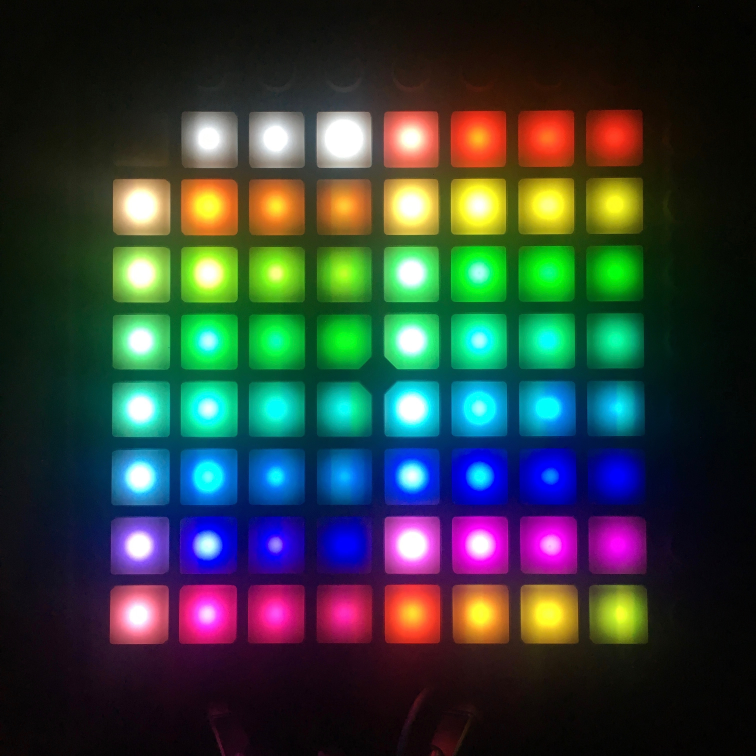
#> input picture misc/001-063.jpg, 3024 x 3024 px (shown at 1/4 size)
$ python create001to127.py
#> lines starting #> are read from the running program, lines starting #| are printed output that depends on the picture
import os
import itertools
import numpy as np
import cv2

os.chdir(os.path.dirname(__file__))

DEBUG = False

def pick_color(filename):
#> called with filename = '001-063.jpg'
    colors = []

    im0 = cv2.imread(filename)
#> im0 is the input picture: shape (3024, 3024, 3); mean B, G, R 59, 63, 51.3
    im0 = cv2.resize(im0, (960, 960))
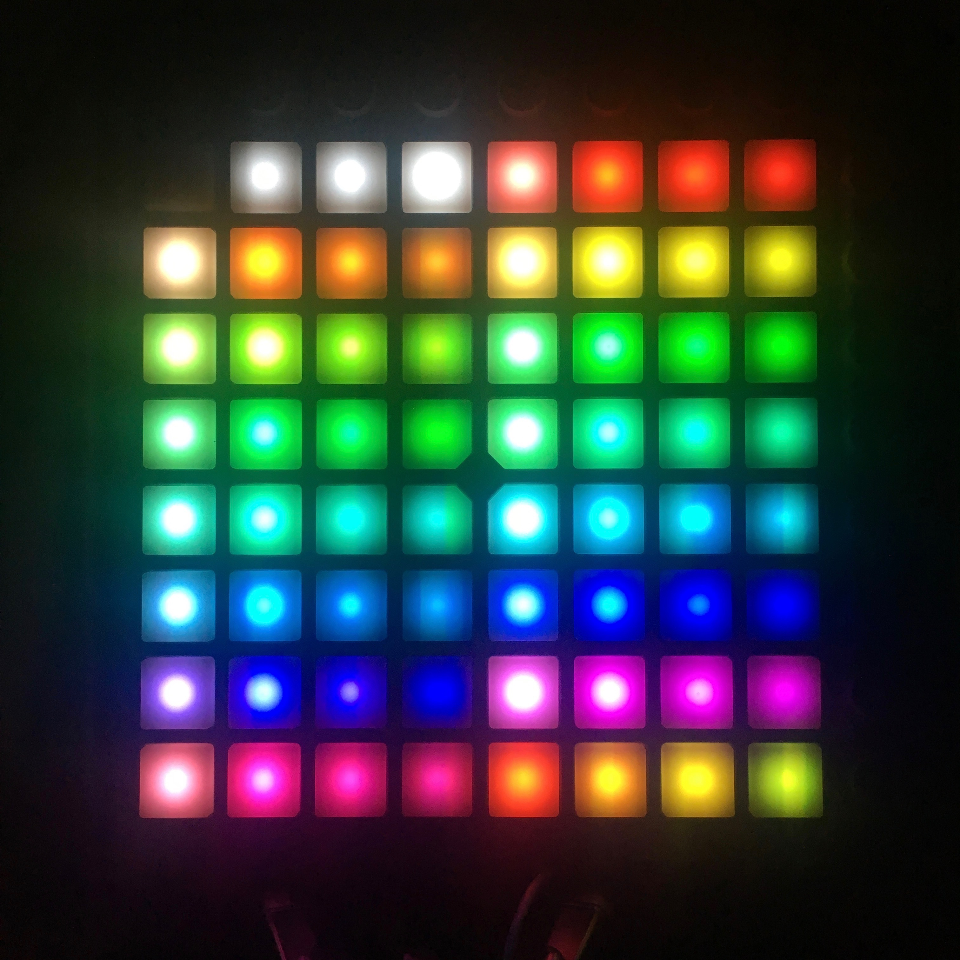
#> im0: shape (960, 960, 3); mean B, G, R 58.9, 62.9, 51.1
    for y, x in itertools.product(range(8), range(8)):
        x1, x2 = [ x * 86 + 146, x * 86 + 210 ]
        y1, y2 = [ y * 86 + 146, y * 86 + 210 ]
        color = cv2.resize(np.array([ [
            cv2.resize(im0[y1+2:y2-2, x1+2:x1+14], (1, 1))[0, 0],
            cv2.resize(im0[y1+2:y2-2, x2-14:x2-2], (1, 1))[0, 0],
            cv2.resize(im0[y1+2:y1+14, x1+2:x2-2], (1, 1))[0, 0],
            cv2.resize(im0[y2-14:y2-2, x1+2:x2-2], (1, 1))[0, 0],
        ] ], np.uint8), (1, 1))[0, 0]

        colors.append("#" + format(sum(int(((x/256)**2)*256) << (i * 8) for i, x in enumerate(color)), '06x'))

        if DEBUG:
            im0[y1+16:y2-16, x1+16:x2-16] = color
            im0[:, x1] = [64, 255, 64]
            im0[:, x2] = [64, 255, 64]
            im0[y1, :] = [64, 255, 64]
            im0[y2, :] = [64, 255, 64]
#> this loop made 64 passes
#> color on passes 1 to 12: [30, 39, 40], [179, 180, 180], [194, 194, 190], [255, 255, 255], [117, 135, 253], [34, 64, 252], [20, 48, 238], [18, 36, 197], [162, 227, 255], [41, 150, 253], [35, 116, 217], [48, 119, 199]
#> after the loop, colors = 64 items, first 6: '#060503', '#7e7e7d', '#8d9393', '#fefefe', '#fa4735', '#f81004'
    if DEBUG:
        cv2.imshow('preview', im0)
        cv2.waitKey(0)

    return colors

print(pick_color('001-063.jpg') + pick_color('064-127.jpg'))
#> call 2 of pick_color, with filename = '064-127.jpg'
#> in pick_color (call 2), `colors = []`: colors = []
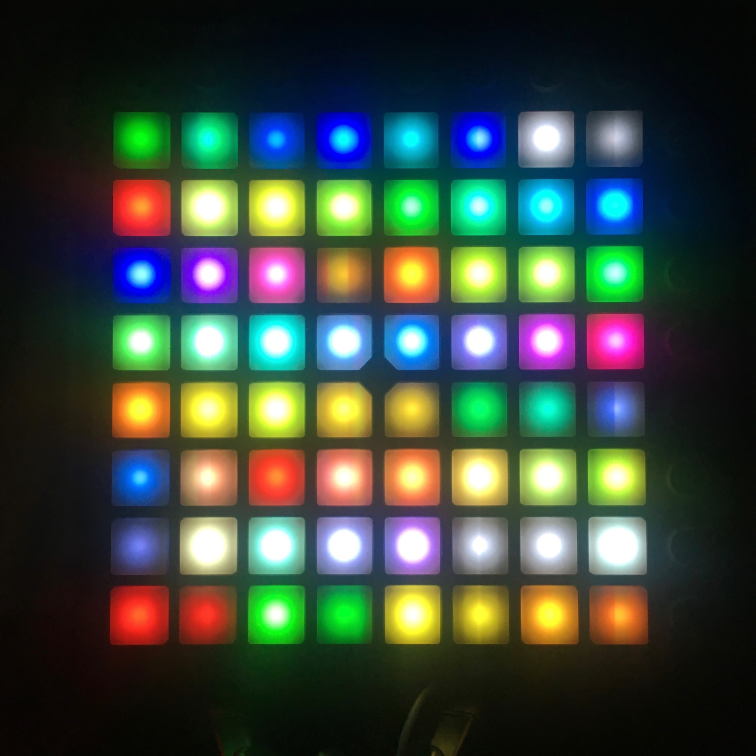
#> input picture misc/064-127.jpg, 3024 x 3024 px (shown at 1/4 size)
#> in pick_color, im0 is the input picture: shape (3024, 3024, 3); mean B, G, R 61.4, 71.1, 58.8
#> in pick_color (call 2), `im0 = cv2.resize(im0, (960, 960))`:
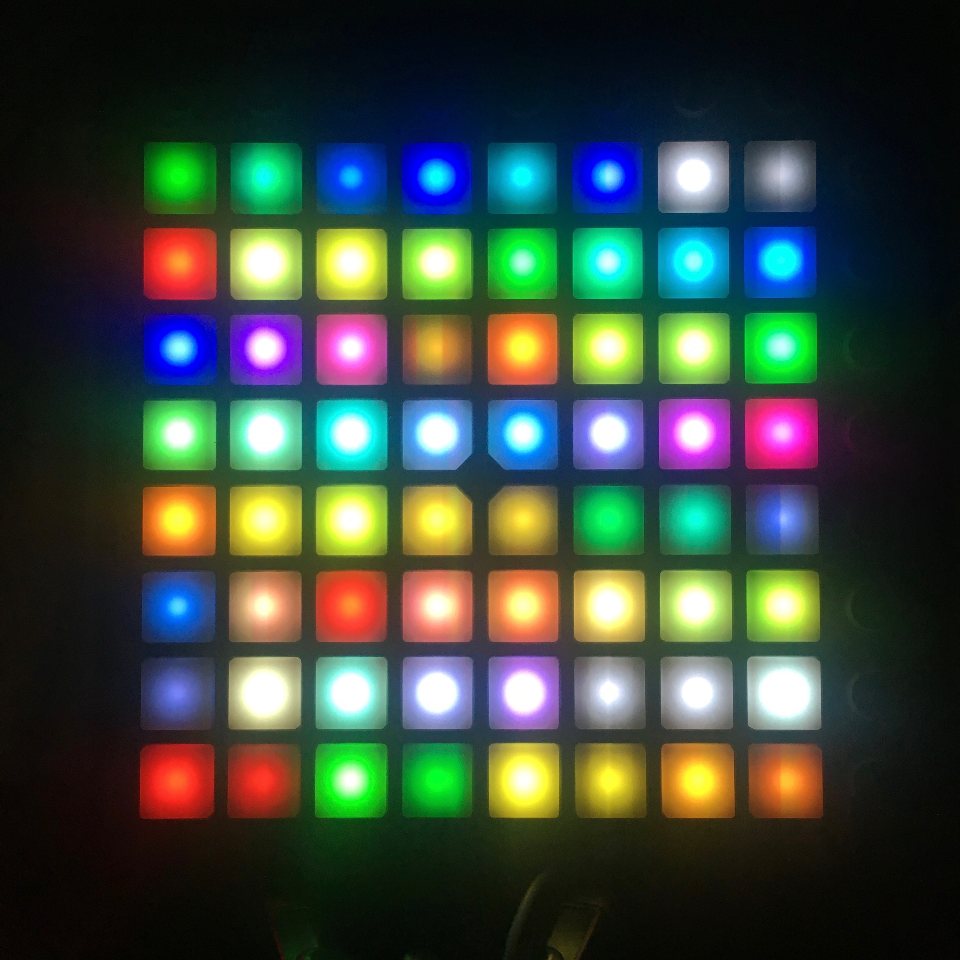
#> im0: shape (960, 960, 3); mean B, G, R 61.3, 71, 58.7
#> the loop in pick_color (call 2), `for y, x in itertools.product(range(8), range(8)):` made 64 passes
#> color on passes 1 to 12: [19, 162, 4], [111, 196, 6], [205, 55, 2], [252, 0, 1], [177, 152, 4], [242, 1, 1], [204, 185, 176], [133, 118, 110], [42, 58, 248], [124, 253, 225], [61, 253, 239], [71, 253, 150]
#> after the loop in pick_color (call 2), `for y, x in itertools.product(range(8), range(8)):`: colors = 64 items, first 6: '#006601', '#009630', '#000ba4', '#0000f8', '#005a7a', '#0000e4'
